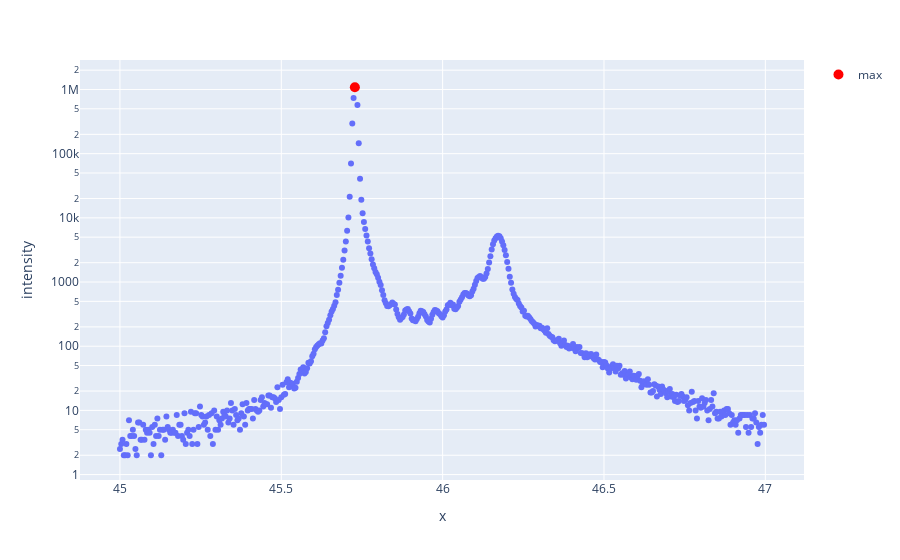

Write notebook code for a chart like this one.
### Code cell
trace_max = go.Scatter(x=masked_df[masked_df["intensity"] == masked_df["intensity"].max()].x, y=masked_df[masked_df["intensity"] == masked_df["intensity"].max()].intensity, mode='markers', name='max', marker=dict(color='red', size=10))
fig.update_traces( showlegend=True)
# Update the figure with the new trace
fig2.add_trace(trace_max)

# Show the updated figure
fig2.show()

### Figure 1 — Plotly figure (JSON) as saved in the notebook; plotly's stock layout.template omitted (floating-point values rounded to 4 significant figures; data arrays with more than 128 entries replaced by an {"elided": "..."} marker saying what was removed)
{"data": [{"hovertemplate": "x=%{x}<br>intensity=%{y}<extra></extra>", "legendgroup": "", "marker": {"color": "#636efa", "symbol": "circle"}, "mode": "markers", "name": "", "orientation": "v", "showlegend": false, "type": "scatter", "x": {"elided": "500 float values"}, "xaxis": "x", "y": {"elided": "500 float values"}, "yaxis": "y"}, {"marker": {"color": "red", "size": 10}, "mode": "markers", "name": "max", "type": "scatter", "x": [45.73], "y": [1084000.0]}], "layout": {"autosize": true, "legend": {"tracegroupgap": 0}, "margin": {"t": 60}, "xaxis": {"anchor": "y", "autorange": true, "domain": [0, 1], "range": [44.88, 47.11], "title": {"text": "x"}, "type": "linear"}, "yaxis": {"anchor": "x", "autorange": true, "domain": [0, 1], "range": [-0.1488, 6.561], "title": {"text": "intensity"}, "type": "log"}}}
